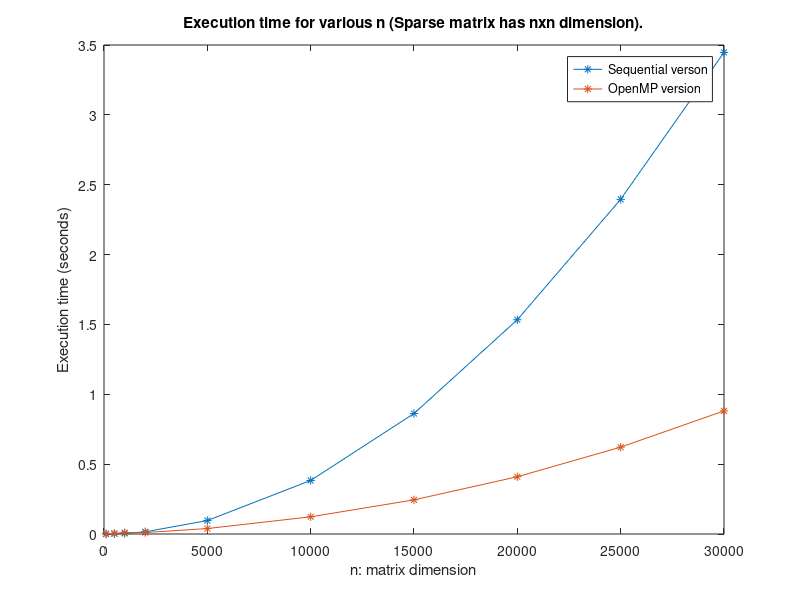

The MATLAB source for this figure:
%%Graphs for exercise 4 Parallels and Distributed Systems
%-Reverse Cuthill Mckee executions time sequential C and OpenMP.

%Import data in the programm.
dataSequential = importdata('sequential.csv');
dataOpenMP = importdata('openmp.csv');

%Sort data with increasing order of dimension n.
dataSequentialSorted = sort(dataSequential,1);
dataOpenMPSorted = sort(dataOpenMP,1);

    figure();
    plot(dataSequentialSorted(:,1),dataSequentialSorted(:,2),'-*');
    hold on;
    plot(dataOpenMPSorted(:,1),dataOpenMPSorted(:,2),'-*');
    hold on;
    title("Execution time for various n (Sparse matrix has nxn dimension).");
    xlabel("n: matrix dimension");
    ylabel("Execution time (seconds)");

    legend("Sequential verson", "OpenMP version");
